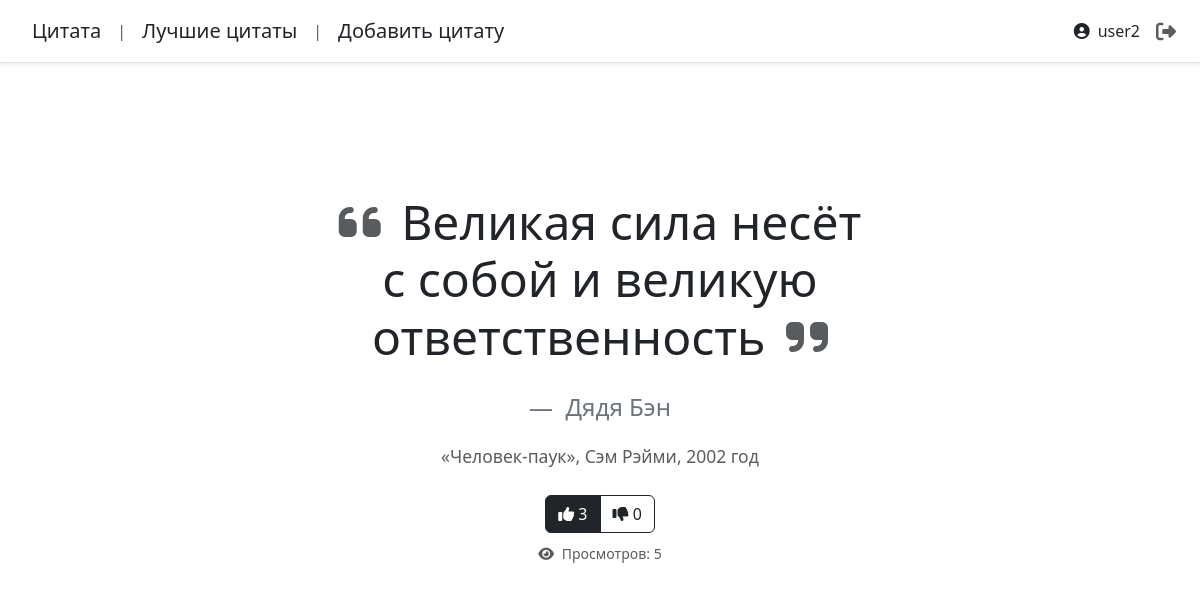
The page / (signed in) on the database its author committed.
### quotes_app/models.py (models this page shows, shortened)
class Quote(models.Model):
    text = models.TextField(verbose_name="Текст цитаты")
    source = models.ForeignKey(
        Source,
        on_delete=models.CASCADE,
        related_name='quotes',
        verbose_name="Источник"
    )
    author = models.CharField(
        max_length=100, null=True, blank=True, verbose_name="Автор цитаты")
    weight = models.PositiveIntegerField(
        default=1,
        verbose_name="Вес цитаты",
        help_text="Чем выше вес, тем больше шанс показа цитаты",
        validators=[
            MinValueValidator(1),   # Минимальное значение = 1
            MaxValueValidator(100)  # Максимальное значение = 100
        ]
    )
    views_count = models.PositiveIntegerField(
        default=0, verbose_name="Количество просмотров")
    likes = models.PositiveIntegerField(default=0, verbose_name="Лайки")
    dislikes = models.PositiveIntegerField(default=0, verbose_name="Дизлайки")
    created_at = models.DateTimeField(auto_now_add=True)
    updated_at = models.DateTimeField(auto_now=True)
    liked_by = models.ManyToManyField(User, related_name='liked_quotes', blank=True)
    disliked_by = models.ManyToManyField(User, related_name='disliked_quotes', blank=True)
    def save(self, *args, **kwargs):
        super().save(*args, **kwargs)
        likes_count = self.liked_by.count()
        dislikes_count = self.disliked_by.count()
        updated = False
        if self.likes != likes_count:
            self.likes = likes_count
            updated = True
        if self.dislikes != dislikes_count:
            self.dislikes = dislikes_count
            updated = True
        if updated:
            super().save(update_fields=['likes', 'dislikes'])

class Source(models.Model):
    SOURCE_TYPES = [
        ('movie', 'Фильм'),
        ('book', 'Книга'),
        ('series', 'Сериал'),
        ('game', 'Игра'),
        ('other', 'Другое'),
    ]
    source_type = models.CharField(
        max_length=20,
        choices=SOURCE_TYPES,
        default='other',
        verbose_name="Тип источника"
    )
    title = models.CharField(max_length=200, verbose_name="Название источника")
    author = models.CharField(
        max_length=100, null=True, blank=True, verbose_name="Автор/Режиссер")
    year = models.IntegerField(
        null=True, blank=True, verbose_name="Год выпуска")
    created_at = models.DateTimeField(auto_now_add=True)
    updated_at = models.DateTimeField(auto_now=True)

### quotes_app/views.py (the view)
# urls.py: path('', views.home_page, name="home"),                               # Домашняя страница (home.html)
@login_required(login_url='login')
def home_page(request):
    quotes = list(Quote.objects.all().select_related('source'))
    if not quotes:
        quote_text = "Цитаты не найдены"
        context = {'quote_text': quote_text}
    else:
        selected_quote = random.choices(
            quotes, weights=[quote.weight for quote in quotes], k=1)[0]
        session_key = f'quote_viewed_{selected_quote.id}'
        if not request.session.get(session_key, False):
            selected_quote.views_count += 1
            selected_quote.save()
            request.session[session_key] = True
        user_liked = request.user in selected_quote.liked_by.all()
        user_disliked = request.user in selected_quote.disliked_by.all()
        context = {
            'quote_id': selected_quote.id,                  # id цитаты
            'quote_text': selected_quote.text,
            'quote_author': selected_quote.author,
            'source_title': selected_quote.source.title,
            'source_author': selected_quote.source.author,
            'source_year': selected_quote.source.year,
            'likes': selected_quote.likes,                  # Общее количество лайков
            'dislikes': selected_quote.dislikes,            # Общее количество дизлайков
            'views_count': selected_quote.views_count,      # Количество просмотров
            'user_liked': user_liked,                       # Лайкнул ли текущий пользователь
            'user_disliked': user_disliked                  # Дизлайкнул ли текущий пользователь
        }
    return render(request, 'base/home.html', context)

### quotes_app/templates/base/home.html (shortened to what this page needs)
{% extends 'base.html' %}
{% load static %}
{% block content %}
    <link rel="stylesheet" href="{% static 'quotes_app/css/custom.css' %}">
    <div class="row justify-content-center align-items-center min-vh-75">
        <div class="col-12 col-md-8 col-lg-6 text-center">
            <blockquote class="blockquote">
                <p class="display-5 fw-light text-dark mb-4">
                    <i class="fas fa-quote-left text-muted me-2"></i>
                    {{ quote_text }}
                    <i class="fas fa-quote-right text-muted ms-2"></i>
                </p>
                {% if quote_author %}
                <footer class="blockquote-footer mt-3 fs-4">
                    {{ quote_author }}
                </footer>
                {% endif %}
                <div class="mt-3 text-muted fs-5">
                    <small>
                        «{{ source_title }}»{% if source_author %}, {{ source_author }}{% endif %}{% if source_year %}, {{ source_year }} год{% endif %}
                    </small>
                </div>
            </blockquote>
            <div class="mt-4">
                <div class="btn-group" role="group">
                    <button class="btn {% if user_liked %}btn-dark{% else %}btn-outline-dark{% endif %} like-btn">
                        <i class="fas fa-thumbs-up"></i>
                        <span id="likes-count">{{ likes }}</span>
                    </button>
                    <button class="btn {% if user_disliked %}btn-dark{% else %}btn-outline-dark{% endif %} dislike-btn">
                        <i class="fas fa-thumbs-down"></i>
                        <span id="dislikes-count">{{ dislikes }}</span>
                    </button>
                </div>
                <div class="mt-2 text-muted">
                    <small>
                        <i class="fas fa-eye me-1"></i>
                        Просмотров: <span id="views-count">{{ views_count }}</span>
                    </small>
                </div>
            </div>
        </div>
    </div>
{% endblock %}

### templates/base.html (shortened to what this page needs)
<!DOCTYPE html>
<html>
<head>
    <link href="https://cdn.jsdelivr.net/npm/bootstrap@5.3.2/dist/css/bootstrap.min.css" rel="stylesheet"
>
    <link rel="stylesheet" href="https://cdnjs.cloudflare.com/ajax/libs/font-awesome/6.5.1/css/all.min.css"
>
</head>
<body>
     <div class="d-flex flex-column flex-md-row align-items-center p-3 px-md-4 mb-3 bg-white border-bottom shadow-sm">
        <nav class="my-2 my-md-0 mr-md-3">
            <a class="p-2 text-dark fw-normal fs-5 text-decoration-none" href="/">Цитата</a>
        </nav>
        <span class="text-muted mx-2">|</span>
        <nav class="my-2 my-md-0 mr-md-3">
            <a class="p-2 text-dark fw-normal fs-5 text-decoration-none" href="/best_quotes">Лучшие цитаты</a>
        </nav>
        <span class="text-muted mx-2">|</span>
        <nav class="my-2 my-md-0 mr-md-3">
            <a class="p-2 text-dark fw-normal fs-5 text-decoration-none" href="/add_quote">Добавить цитату</a>
        </nav>
        {% if request.user.is_authenticated %}
            <nav class="my-2 my-md-0 ms-auto">
                <div class="d-flex align-items-center gap-3">
                    <span class="text-dark fw-medium">
                        <i class="fas fa-user-circle me-2"></i>{{ request.user.username }}
                    </span>
                    <a class="text-decoration-none text-muted" href="{% url 'logout' %}" title="Выйти">
                        <i class="fas fa-sign-out-alt fa-lg"></i>
                    </a>
                </div>
            </nav>
        {% else %}
            <nav class="my-2 my-md-0 ms-auto">
                <a class="btn btn-outline-dark rounded-pill px-3" href="{% url 'login' %}">
                    <i class="fas fa-sign-in-alt me-2"></i>Войти
                </a>
            </nav>
        {% endif %}
     </div>
    <div class="container">
        {% block content %} {% endblock %}
    </div>
</body>
</html>

### quotes_app/static/quotes_app/css/custom.css (style rules this page uses)
.min-vh-75 { min-height: 75vh; }

### rows shown on the page
Quote: text "Великая сила несёт с собой и великую ответственность", author "Дядя Бэн"
Source: title "Человек-паук", author "Сэм Рэйми"

### other values the page prints
{{ request.user.username }} "user2"
{{ source_year }} "2002"
{{ likes }} "3"
{{ dislikes }} "0"
{{ views_count }} "5"
